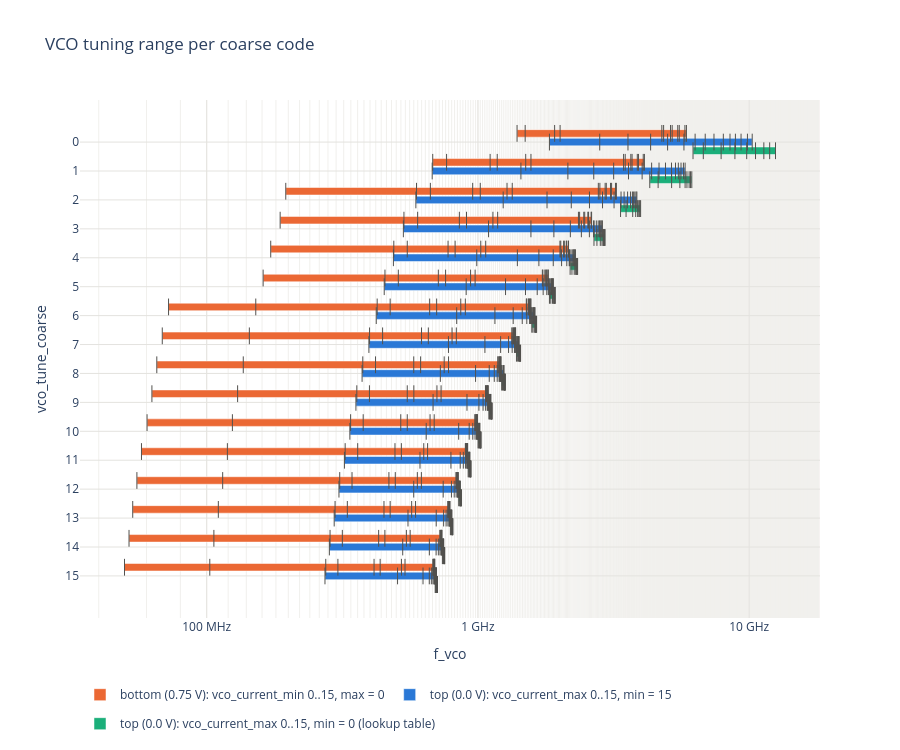

Here is the notebook cell this chart was saved with:
### Code cell
import plotly.graph_objects as go


def f_at(coarse, field, vctrl):
    """{code: f_vco} of one family (field = the swept setting) at one Vctrl; NaN = no clock."""
    d = df[(df["vco_tune_coarse"] == coarse) & (df["swept"] == field) & np.isclose(df["vctrl_set"], vctrl)]
    return {int(k): float(f) for k, f in d.set_index(field)["f_vco"].items()}


def lut_top_min0(coarse):
    """{max code: f_vco} at Vctrl = V_TOP with vco_current_min = 0, from the measured lookup table ({} if absent)."""
    if lut_df is None:
        return {}
    d = lut_df[(lut_df["swept"] == "window") & (lut_df["vco_tune_coarse"] == coarse)
               & (lut_df["vco_current_min"] == 0) & np.isclose(lut_df["vctrl"], V_TOP)]
    return {int(k): float(f) for k, f in d.set_index("vco_current_max")["f_vco"].items()}


def with_clock(f):
    return {k: v for k, v in f.items() if not np.isnan(v) and v > 0}


INK, GRID = "#52514e", "#e4e3df"
# Frequency axes (values in MHz, log): labelled decades with the unit in the tick, minor grid in between.
FREQ_AXIS = dict(type="log", tickvals=[1, 10, 100, 1e3, 1e4, 1e5],
                 ticktext=["1 MHz", "10 MHz", "100 MHz", "1 GHz", "10 GHz", "100 GHz"],
                 minor=dict(showgrid=True, gridcolor="#f1f0ed"))


def add_range(fig, y, vals_by_code, color, name, code_name, unit, show_legend, height=0.26):
    """One horizontal bar from the smallest to the largest value, with a hoverable tick per code."""
    codes = sorted(vals_by_code)
    vals = np.array([vals_by_code[k] for k in codes])
    fig.add_bar(y=[y], x=[vals.max() - vals.min()], base=[vals.min()], orientation="h", width=height,
                marker_color=color, name=name, legendgroup=name, showlegend=show_legend,
                customdata=[[vals.min(), vals.max()]],
                hovertemplate=f"{name}<br>%{{customdata[0]:.1f}} - %{{customdata[1]:.1f}} {unit}<extra></extra>")
    fig.add_scatter(x=vals, y=[y] * len(vals), mode="markers", legendgroup=name, showlegend=False,
                    marker=dict(symbol="line-ns-open", size=12, color=INK, line_width=1), customdata=codes,
                    hovertemplate=f"{code_name} %{{customdata}}: %{{x:.1f}} {unit}<extra></extra>")


def style(fig, title, xtitle, ytitle="vco_tune_coarse", height=750, freq_x=False):
    fig.update_layout(title=title, template="plotly_white", height=height, barmode="overlay",
                      legend=dict(orientation="h", y=-0.12), hoverlabel=dict(namelength=-1))
    fig.update_xaxes(title=xtitle, gridcolor=GRID, **(FREQ_AXIS if freq_x else dict(type="log")))
    fig.update_yaxes(title=ytitle, tickvals=coarse_codes, autorange="reversed", gridcolor=GRID)


def save(fig, name):
    """Interactive HTML and a static PNG (kaleido) in results/vco/, then show the figure."""
    base = VCO_DIR / f"calibrate_vco_{name}"
    fig.write_html(base.with_suffix(".html"))
    try:
        fig.write_image(base.with_suffix(".png"), width=1100, height=fig.layout.height or 600, scale=2)
        print(f"saved {base}.html and .png")
    except Exception as e:  # kaleido >= 1.0 needs a Chrome/Chromium install (`plotly_get_chrome`)
        print(f"saved {base}.html; PNG export failed: {e}")
    fig.show()


shown = set()  # legend entry once per bar type
fig = go.Figure()
for c in coarse_codes:
    rows = (
        (c - 0.3, "#eb6834", f_at(c, "vco_current_min", V_BOTTOM),
         f"bottom ({V_BOTTOM} V): vco_current_min 0..15, max = 0", "min"),
        (c, "#2a78d6", f_at(c, "vco_current_max", V_TOP),
         f"top ({V_TOP} V): vco_current_max 0..15, min = 15", "max"),
        (c + 0.3, "#1baf7a", lut_top_min0(c),
         f"top ({V_TOP} V): vco_current_max 0..15, min = 0 (lookup table)", "max"),
    )
    for y, color, f, name, code_name in rows:
        f = {k: v / 1e6 for k, v in with_clock(f).items()}
        if f:
            add_range(fig, y, f, color, name, f"coarse {c}, {code_name}", "MHz", show_legend=name not in shown)
            shown.add(name)
style(fig, "VCO tuning range per coarse code", "f_vco", freq_x=True)
save(fig, "tuning_ranges")
